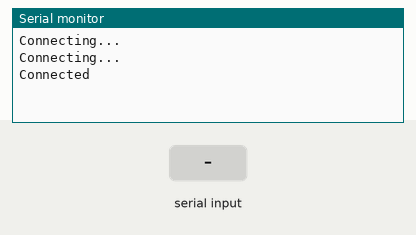
The sketch below on a simulated ESP32. Parts: the last lines printed to the serial monitor. Inputs (shaded band) come from the test bench. WiFi joins after 1.5 s; servers stay silent unless stated.

Above: at 3.2 s.
3.3 s: "1\n" received over Serial
At 5.2 s:
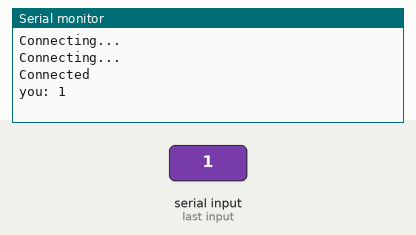
5.5 s: "0\n" received over Serial
At 6.8 s:
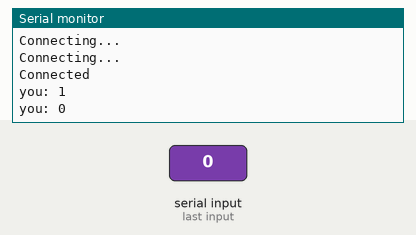
7.0 s: "2\n" received over Serial
At 7.7 s:
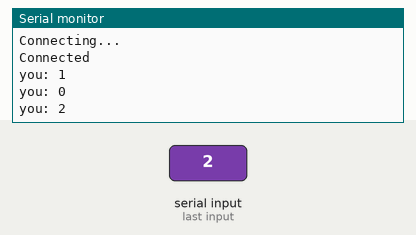

The sketch:

esp-32.ino
```cpp
#include <WiFi.h>
#include <WiFiUdp.h>

// Network credentials
const char *ssid = "Laptop-2407";
const char *password = "Suprit@internet24";

// Destination IP and port (Arduino Uno server)
const char *remoteIp = "192.168.0.101"; // Replace with the IP address of the Arduino Uno
const int remotePort = 8888; // Replace with the port number the Arduino Uno is listening on

// Create UDP object
WiFiUDP udp;

void setup() {
  Serial.begin(115200);

  // Connect to WiFi
  WiFi.begin(ssid, password);
  while (WiFi.status() != WL_CONNECTED) {
    delay(1000);
    Serial.println("Connecting...");
  }
  Serial.println("Connected");

  // Begin UDP communication
  udp.begin(8888); // local port
}

void loop() {
  // Send a message to the Arduino Uno server
  if (Serial.available() > 0) { // Check if data is available to read from serial
    String input = Serial.readStringUntil('\n'); // Read the input until newline character ('\n') is encountered
    char charArray[input.length() + 1];
    input.toCharArray(charArray, input.length() + 1);
    sendMessage(charArray);
  }
  int packetSize = udp.parsePacket();
  if (packetSize) {
    char packetBuffer[255]; // buffer to hold incoming packet
    int len = udp.read(packetBuffer, 255);
    if (len > 0) {
      packetBuffer[len] = 0;
      Serial.printf("Cherish: %s\n", packetBuffer);
    }
  }
  delay(1000); // Wait before sending the next message
}

void sendMessage(const char *message) {
  // Send the message to the Arduino Uno server
  udp.beginPacket(remoteIp, remotePort);
  udp.println(message);
  udp.endPacket();

  Serial.print("you: ");
  Serial.println(message);
}
```

Measured:
- after the input at 3.3 s, the serial monitor: prints a new line after 0.70 s (image 1)
- after the input at 5.5 s, the serial monitor: prints a new line after 0.50 s (image 2)
- after the input at 7.0 s, the serial monitor: prints a new line at once (image 3)
